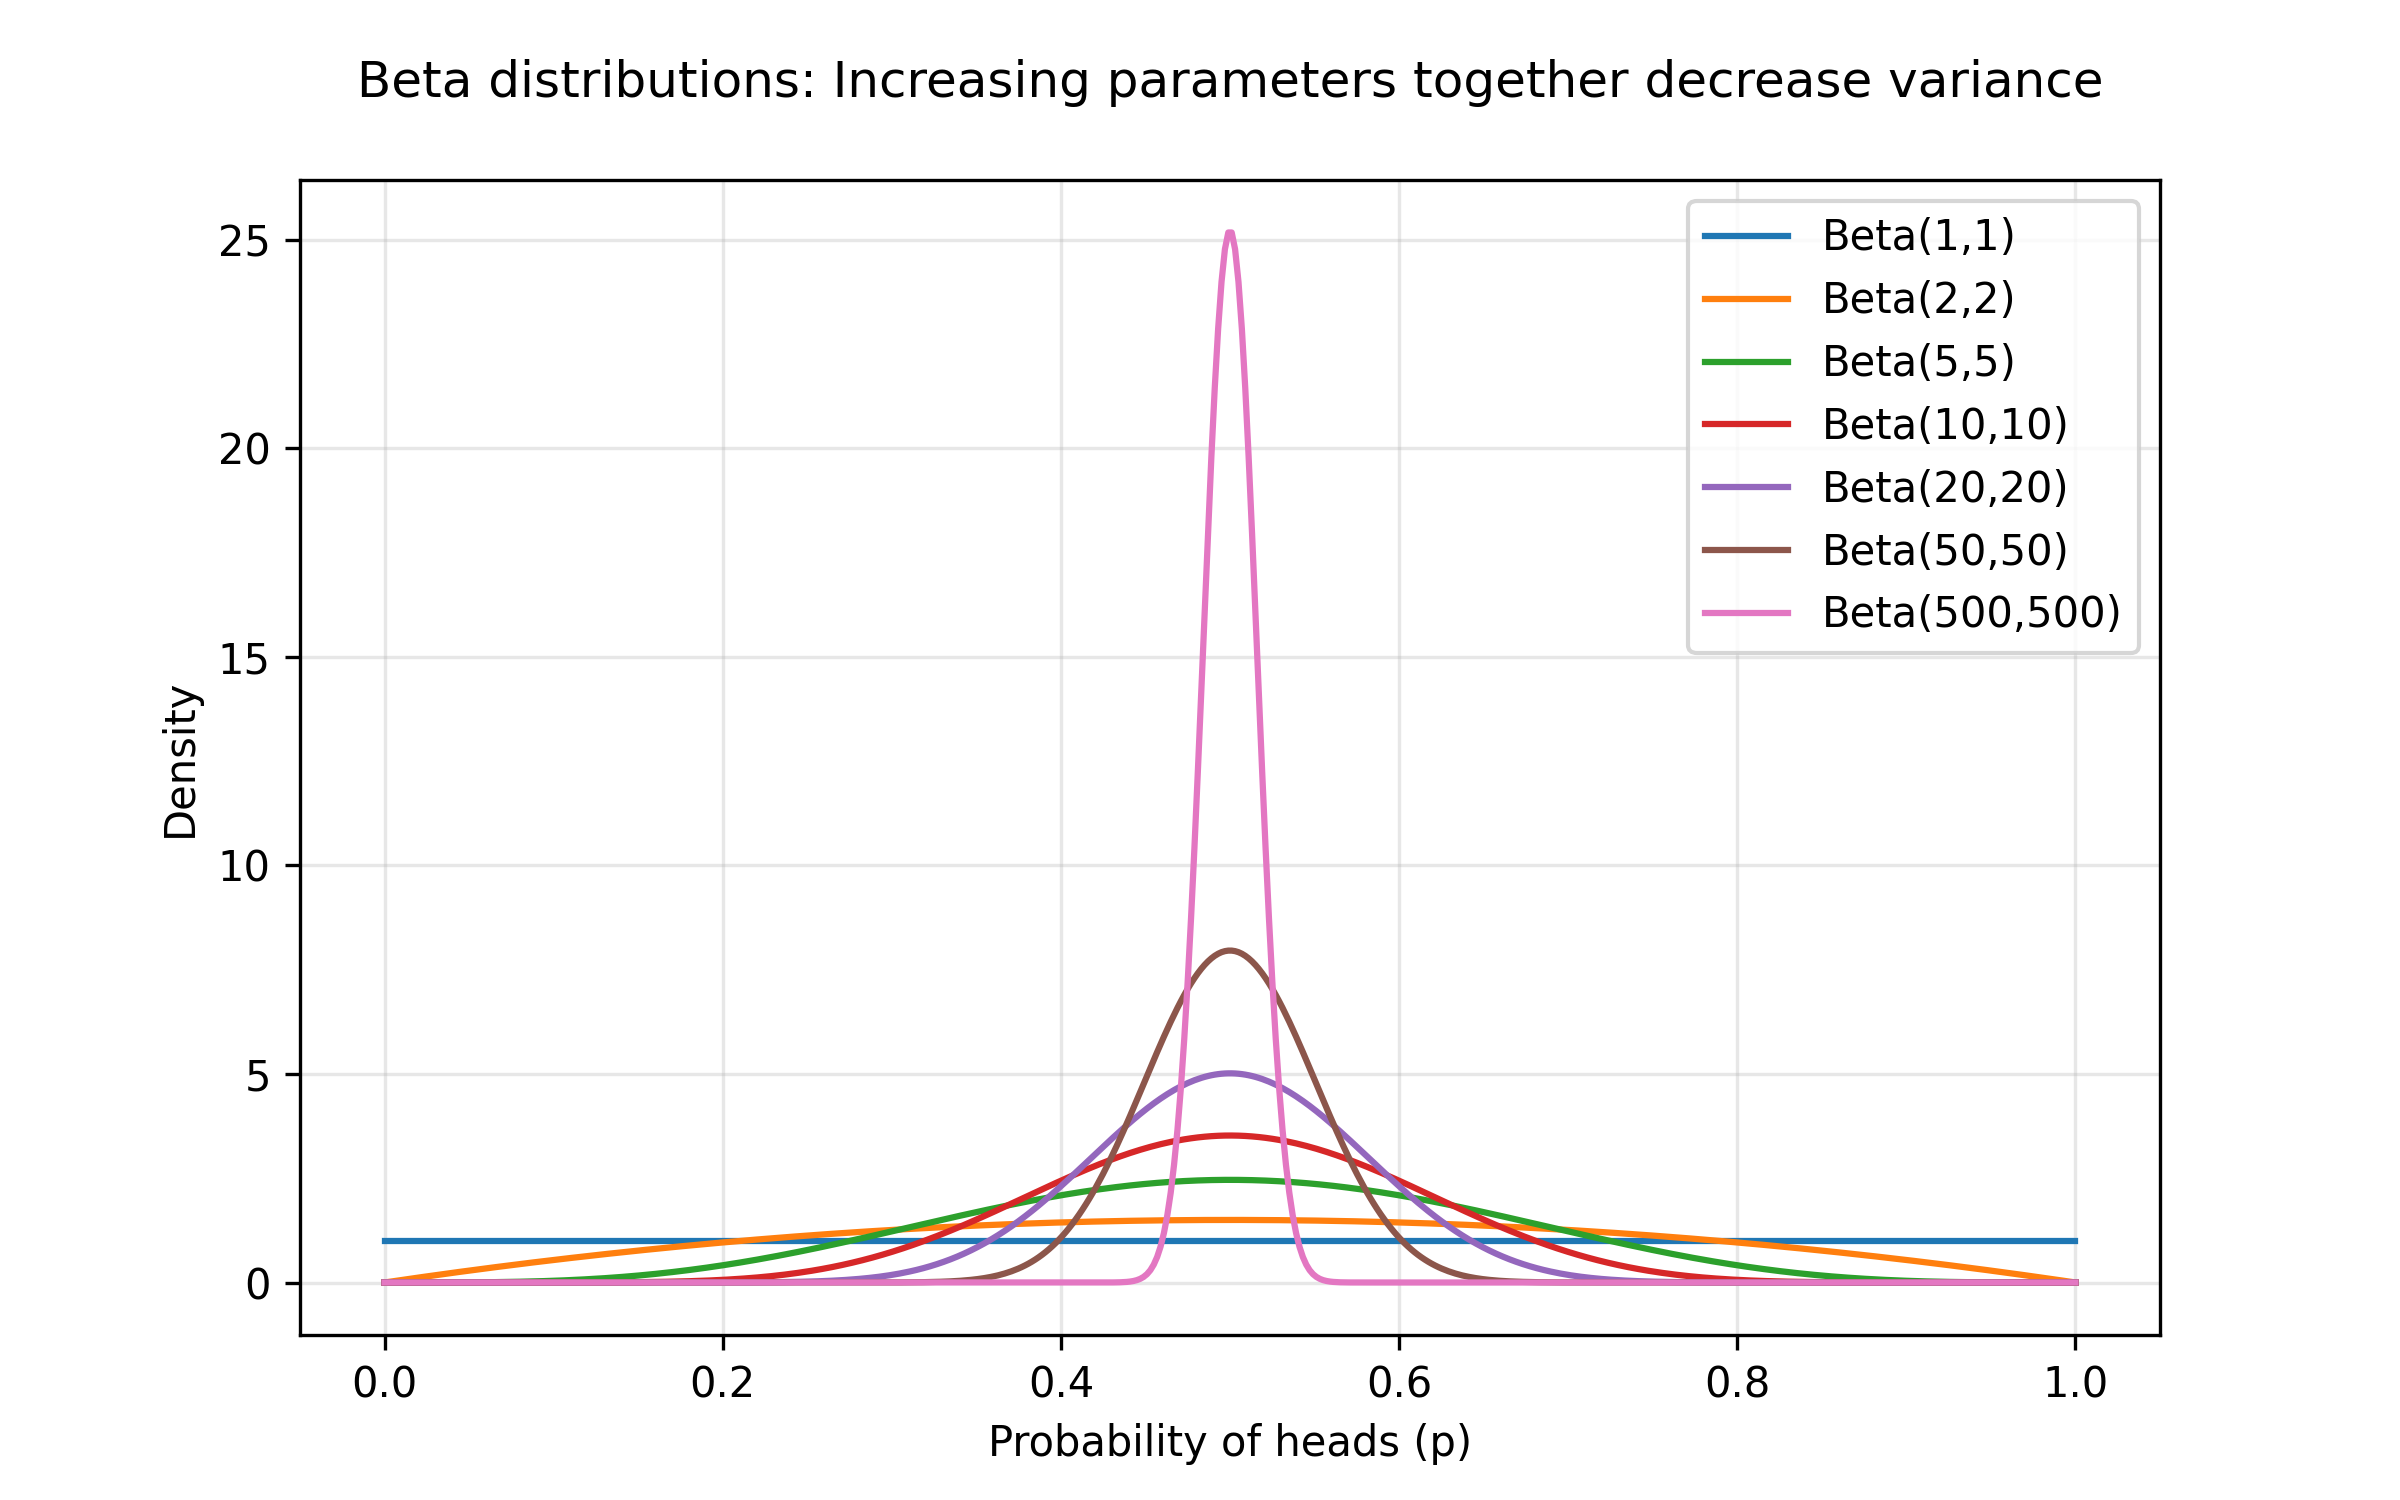

Write the Python code that produced this figure.
import numpy as np
import matplotlib.pyplot as plt
from scipy.stats import beta

# Beta parameter pairs
beta_params = [
    (1, 1),
    (2, 2),
    (5, 5),
    (10, 10),
    (20, 20),
    (50, 50),
    (500, 500)
]

# Generate x-values
x = np.linspace(0, 1, 500)

# Plot
plt.figure(figsize=(8, 5))
for a, b in beta_params:
    y = beta.pdf(x, a, b)
    plt.plot(x, y, label=f"Beta({a},{b})")

plt.title("Beta distributions: Increasing parameters together decrease variance", pad=20)
plt.xlabel("Probability of heads (p)")
plt.ylabel("Density")
plt.legend()
plt.grid(True, alpha=0.3)
plt.savefig("beta_distributions.png", dpi=300)
plt.show()